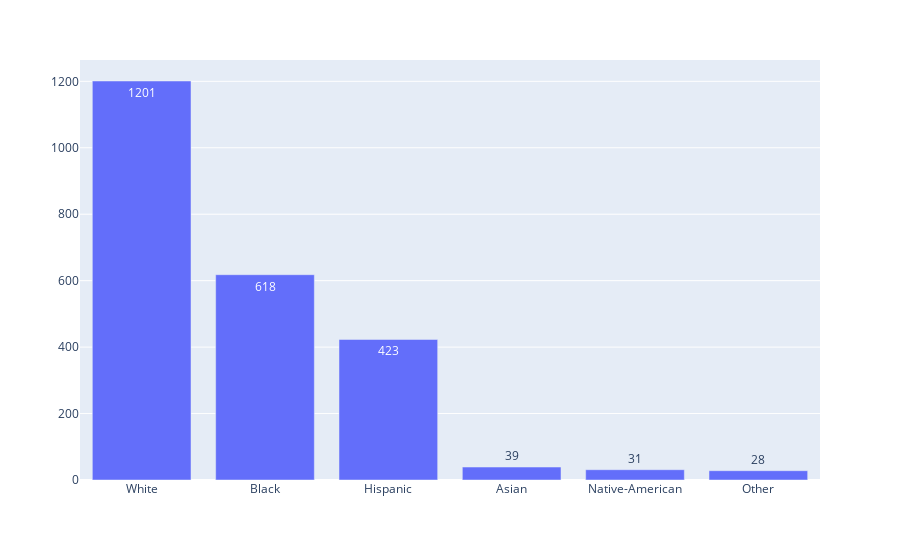

Notebook source saved alongside this figure:
### Markdown cell above
Analysing the Relationship between Race and Police Killings

### Code cell
# Total Number Killed by Race

total_num = df_fatalities.groupby("race", as_index=False).count().sort_values(by="name", ascending=False)
total_num.drop(0, inplace=True)

total_fig = px.bar(total_num, x="race", y="name", text_auto=True)


total_fig.update_layout(xaxis_title=None, 
                        yaxis_title=None)
total_fig.update_xaxes(tickvals=[0, 1, 2, 3, 4, 5], ticktext=["White", "Black", "Hispanic", "Asian", "Native-American", "Other"])

total_fig.show()

### Figure 1 — Plotly figure (JSON) as saved in the notebook; plotly's stock layout.template omitted (floating-point values rounded to 4 significant figures)
{"data": [{"alignmentgroup": "True", "hovertemplate": "race=%{x}<br>name=%{y}<extra></extra>", "legendgroup": "", "marker": {"color": "#636efa", "pattern": {"shape": ""}}, "name": "", "offsetgroup": "", "orientation": "v", "showlegend": false, "textposition": "auto", "texttemplate": "%{y}", "type": "bar", "x": ["W", "B", "H", "A", "N", "O"], "xaxis": "x", "y": [1201, 618, 423, 39, 31, 28], "yaxis": "y"}], "layout": {"barmode": "relative", "legend": {"tracegroupgap": 0}, "margin": {"t": 60}, "xaxis": {"anchor": "y", "domain": [0, 1], "ticktext": ["White", "Black", "Hispanic", "Asian", "Native-American", "Other"], "tickvals": [0, 1, 2, 3, 4, 5], "title": {}}, "yaxis": {"anchor": "x", "domain": [0, 1], "title": {}}}}
